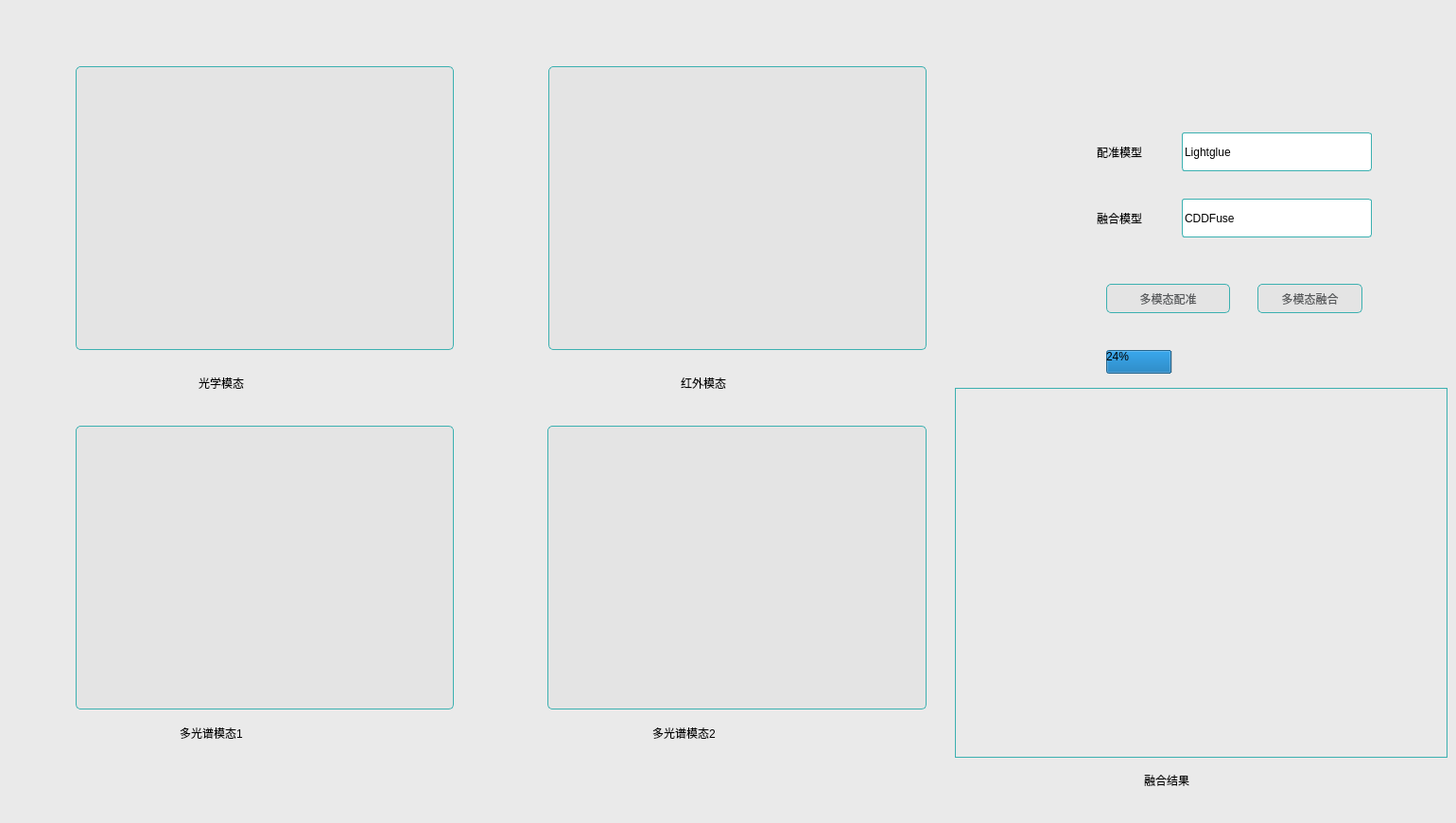
<?xml version="1.0" encoding="UTF-8"?>
<ui version="4.0">
 <class>subWindowClass</class>
 <widget class="QMainWindow" name="subWindowClass">
  <property name="geometry">
   <rect>
    <x>0</x>
    <y>0</y>
    <width>1540</width>
    <height>870</height>
   </rect>
  </property>
  <property name="windowTitle">
   <string>subWindow</string>
  </property>
  <property name="styleSheet">
   <string notr="true"/>
  </property>
  <widget class="QWidget" name="centralWidget">
   <property name="styleSheet">
    <string notr="true"/>
   </property>
   <widget class="QFrame" name="frame">
    <property name="geometry">
     <rect>
      <x>0</x>
      <y>0</y>
      <width>1541</width>
      <height>871</height>
     </rect>
    </property>
    <property name="styleSheet">
     <string notr="true">background-color:rgb(234, 234, 234);
border:none;
</string>
    </property>
    <property name="frameShape">
     <enum>QFrame::StyledPanel</enum>
    </property>
    <property name="frameShadow">
     <enum>QFrame::Raised</enum>
    </property>
    <widget class="QToolButton" name="toolButton">
     <property name="geometry">
      <rect>
       <x>80</x>
       <y>70</y>
       <width>400</width>
       <height>300</height>
      </rect>
     </property>
     <property name="styleSheet">
      <string notr="true">
.QToolButton{
border-style:none;
border:1px solid #B6B6B6;
color:#57595B;
padding:5px;
min-height:15px;
border-radius:5px;
background:qlineargradient(spread:pad,x1:0,y1:0,x2:0,y2:1,stop:0 #E4E4E4,stop:1 #E4E4E4);
border-width: 1px;border-style: solid;border-color:rgb(59, 176, 176);
image: url(:/icon_3axusv3ezyt/update.png);
;
}

.QToolButton:hover{
background:qlineargradient(spread:pad,x1:0,y1:0,x2:0,y2:1,stop:0 #9e9e9e,stop:1 #9e9e9e);
}

.QToolButton:pressed{
background:qlineargradient(spread:pad,x1:0,y1:0,x2:0,y2:1,stop:0 #E4E4E4,stop:1 #E4E4E4);
}
</string>
     </property>
     <property name="text">
      <string/>
     </property>
    </widget>
    <widget class="QToolButton" name="toolButton_2">
     <property name="geometry">
      <rect>
       <x>580</x>
       <y>70</y>
       <width>400</width>
       <height>300</height>
      </rect>
     </property>
     <property name="styleSheet">
      <string notr="true">
.QToolButton{
border-style:none;
border:1px solid #B6B6B6;
color:#57595B;
padding:5px;
min-height:15px;
border-radius:5px;
background:qlineargradient(spread:pad,x1:0,y1:0,x2:0,y2:1,stop:0 #E4E4E4,stop:1 #E4E4E4);
border-width: 1px;border-style: solid;border-color:rgb(59, 176, 176);
image: url(:/icon_3axusv3ezyt/update.png);
}

.QToolButton:hover{
background:qlineargradient(spread:pad,x1:0,y1:0,x2:0,y2:1,stop:0 #9e9e9e,stop:1 #9e9e9e);
}

.QToolButton:pressed{
background:qlineargradient(spread:pad,x1:0,y1:0,x2:0,y2:1,stop:0 #E4E4E4,stop:1 #E4E4E4);
}
</string>
     </property>
     <property name="text">
      <string/>
     </property>
    </widget>
    <widget class="QLabel" name="label_5">
     <property name="geometry">
      <rect>
       <x>1160</x>
       <y>150</y>
       <width>81</width>
       <height>21</height>
      </rect>
     </property>
     <property name="styleSheet">
      <string notr="true">font: 11pt &quot;楷体&quot;;</string>
     </property>
     <property name="text">
      <string>配准模型</string>
     </property>
    </widget>
    <widget class="QComboBox" name="lineMatch">
     <property name="geometry">
      <rect>
       <x>1250</x>
       <y>140</y>
       <width>201</width>
       <height>41</height>
      </rect>
     </property>
     <property name="styleSheet">
      <string notr="true">QComboBox::down-arrow,QDateEdit[calendarPopup=&quot;true&quot;]::down-arrow,QTimeEdit[calendarPopup=&quot;true&quot;]::down-arrow,QDateTimeEdit[calendarPopup=&quot;true&quot;]::down-arrow{
image:url(:/qss/flatwhite/add_bottom.png);
width:10px;
height:10px;
right:2px;
font: 12pt &quot;楷体&quot;;
border-color: rgb(59, 176, 176);
}
QLineEdit,QTextEdit,QPlainTextEdit,QSpinBox,QDoubleSpinBox,QComboBox,QDateEdit,QTimeEdit,QDateTimeEdit{
border:1px solid #B6B6B6;
border-radius:3px;
padding:2px;
background:none;
selection-background-color:#FFFFFF;
selection-color:#00BB9E;
	border-color: rgb(59, 176, 176);
}

QComboBox::drop-down,QDateEdit::drop-down,QTimeEdit::drop-down,QDateTimeEdit::drop-down{
subcontrol-origin:padding;
subcontrol-position:top right;
width:15px;
border-left-width:0px;
border-left-style:solid;
border-top-right-radius:3px;
border-bottom-right-radius:3px;
border-left-color:#B6B6B6;
font: 12pt &quot;楷体&quot;;
}

QComboBox::drop-down:on{
top:1px;
font: 12pt &quot;楷体&quot;;
}</string>
     </property>
     <item>
      <property name="text">
       <string>Lightglue</string>
      </property>
     </item>
    </widget>
    <widget class="QLabel" name="label_6">
     <property name="geometry">
      <rect>
       <x>1160</x>
       <y>220</y>
       <width>71</width>
       <height>21</height>
      </rect>
     </property>
     <property name="styleSheet">
      <string notr="true">font: 11pt &quot;楷体&quot;;</string>
     </property>
     <property name="text">
      <string>融合模型</string>
     </property>
    </widget>
    <widget class="QComboBox" name="lineFuse">
     <property name="geometry">
      <rect>
       <x>1250</x>
       <y>210</y>
       <width>201</width>
       <height>41</height>
      </rect>
     </property>
     <property name="styleSheet">
      <string notr="true">QComboBox::down-arrow,QDateEdit[calendarPopup=&quot;true&quot;]::down-arrow,QTimeEdit[calendarPopup=&quot;true&quot;]::down-arrow,QDateTimeEdit[calendarPopup=&quot;true&quot;]::down-arrow{
image:url(:/qss/flatwhite/add_bottom.png);
width:10px;
height:10px;
right:2px;
font: 12pt &quot;楷体&quot;;
border-color: rgb(59, 176, 176);
}
QLineEdit,QTextEdit,QPlainTextEdit,QSpinBox,QDoubleSpinBox,QComboBox,QDateEdit,QTimeEdit,QDateTimeEdit{
border:1px solid #B6B6B6;
border-radius:3px;
padding:2px;
background:none;
selection-background-color:#00BB9E;
selection-color:#FFFFFF;
	border-color: rgb(59, 176, 176);
}

QComboBox::drop-down,QDateEdit::drop-down,QTimeEdit::drop-down,QDateTimeEdit::drop-down{
subcontrol-origin:padding;
subcontrol-position:top right;
width:15px;
border-left-width:0px;
border-left-style:solid;
border-top-right-radius:3px;
border-bottom-right-radius:3px;
border-left-color:#B6B6B6;
font: 12pt &quot;楷体&quot;;
}

QComboBox::drop-down:on{
top:1px;
font: 12pt &quot;楷体&quot;;
}</string>
     </property>
     <item>
      <property name="text">
       <string>CDDFuse</string>
      </property>
     </item>
     <item>
      <property name="text">
       <string>DenseFuse</string>
      </property>
     </item>
    </widget>
    <widget class="QPushButton" name="buttonMatch">
     <property name="geometry">
      <rect>
       <x>1170</x>
       <y>300</y>
       <width>131</width>
       <height>31</height>
      </rect>
     </property>
     <property name="styleSheet">
      <string notr="true">
.QPushButton,.QToolButton{
border-style:none;
border:1px solid #B6B6B6;
color:#57595B;
padding:5px;
min-height:15px;
border-radius:5px;
background:qlineargradient(spread:pad,x1:0,y1:0,x2:0,y2:1,stop:0 #E4E4E4,stop:1 #E4E4E4);
border-width: 1px;border-style: solid;border-color:rgb(59, 176, 176);
font: 10pt &quot;楷体&quot;;
}

.QPushButton:hover,.QToolButton:hover{
background:qlineargradient(spread:pad,x1:0,y1:0,x2:0,y2:1,stop:0 #F6F6F6,stop:1 #F6F6F6);
}

.QPushButton:pressed,.QToolButton:pressed{
background:qlineargradient(spread:pad,x1:0,y1:0,x2:0,y2:1,stop:0 #E4E4E4,stop:1 #E4E4E4);
}

.QToolButton::menu-indicator{
image:None;
}

QToolButton#btnMenu,QPushButton#btnMenu_Min,QPushButton#btnMenu_Max,QPushButton#btnMenu_Close{
border-radius:3px;
color:#57595B;
padding:3px;
margin:0px;
background:none;
border-style:none;
}

QToolButton#btnMenu:hover,QPushButton#btnMenu_Min:hover,QPushButton#btnMenu_Max:hover{
color:#FFFFFF;
margin:1px 1px 2px 1px;
background-color:rgba(51,127,209,230);
}

QPushButton#btnMenu_Close:hover{
color:#FFFFFF;
margin:1px 1px 2px 1px;
background-color:rgba(238,0,0,128);
}
</string>
     </property>
     <property name="text">
      <string>多模态配准</string>
     </property>
    </widget>
    <widget class="QPushButton" name="buttonFuse">
     <property name="geometry">
      <rect>
       <x>1330</x>
       <y>300</y>
       <width>111</width>
       <height>31</height>
      </rect>
     </property>
     <property name="styleSheet">
      <string notr="true">
.QPushButton,.QToolButton{
border-style:none;
border:1px solid #B6B6B6;
color:#57595B;
padding:5px;
min-height:15px;
border-radius:5px;
background:qlineargradient(spread:pad,x1:0,y1:0,x2:0,y2:1,stop:0 #E4E4E4,stop:1 #E4E4E4);
border-width: 1px;border-style: solid;border-color:rgb(59, 176, 176);
font: 10pt &quot;楷体&quot;;
}

.QPushButton:hover,.QToolButton:hover{
background:qlineargradient(spread:pad,x1:0,y1:0,x2:0,y2:1,stop:0 #F6F6F6,stop:1 #F6F6F6);
}

.QPushButton:pressed,.QToolButton:pressed{
background:qlineargradient(spread:pad,x1:0,y1:0,x2:0,y2:1,stop:0 #E4E4E4,stop:1 #E4E4E4);
}

.QToolButton::menu-indicator{
image:None;
}

QToolButton#btnMenu,QPushButton#btnMenu_Min,QPushButton#btnMenu_Max,QPushButton#btnMenu_Close{
border-radius:3px;
color:#57595B;
padding:3px;
margin:0px;
background:none;
border-style:none;
}

QToolButton#btnMenu:hover,QPushButton#btnMenu_Min:hover,QPushButton#btnMenu_Max:hover{
color:#FFFFFF;
margin:1px 1px 2px 1px;
background-color:rgba(51,127,209,230);
}

QPushButton#btnMenu_Close:hover{
color:#FFFFFF;
margin:1px 1px 2px 1px;
background-color:rgba(238,0,0,128);
}
</string>
     </property>
     <property name="text">
      <string>多模态融合</string>
     </property>
    </widget>
    <widget class="QProgressBar" name="progressBar">
     <property name="geometry">
      <rect>
       <x>1170</x>
       <y>370</y>
       <width>291</width>
       <height>25</height>
      </rect>
     </property>
     <property name="styleSheet">
      <string notr="true">QProgressBar{text-align:center;background-color:#DDDDDD;border: 1px solid #ff0000;}
QProgressBar::chunk{background-color:#05B8CC;}&quot;);

QProgressBar{text-align:center;background-color:#DDDDDD;border: 0px solid #DDDDDD;border-radius:5px;}
QProgressBar::chunk{background-color:#05B8CC; border-radius: 5px;}
 
QProgressBar{text-align:center;background-color:#DDDDDD;border: 0px solid #DDDDDD;border-radius:5px;}
QProgressBar::chunk{background-color:#05B8CC;border-radius:5px; width:8px;margin:0.5px;}&quot;);
 
QProgressBar{height:22px; text-align:center; font-size:14px; color:white; border-radius:11px; background:#1D5573;}
QProgressBar::chunk{border-radius:11px;background:qlineargradient(spread:pad,x1:0,y1:0,x2:1,y2:0,stop:0 #99ffff,stop:1 #9900ff);}&quot;);
</string>
     </property>
     <property name="value">
      <number>24</number>
     </property>
    </widget>
    <widget class="QLabel" name="label">
     <property name="geometry">
      <rect>
       <x>210</x>
       <y>390</y>
       <width>120</width>
       <height>30</height>
      </rect>
     </property>
     <property name="styleSheet">
      <string notr="true">font: 18pt &quot;楷体&quot;;</string>
     </property>
     <property name="text">
      <string>光学模态</string>
     </property>
    </widget>
    <widget class="QLabel" name="label_2">
     <property name="geometry">
      <rect>
       <x>720</x>
       <y>390</y>
       <width>120</width>
       <height>30</height>
      </rect>
     </property>
     <property name="styleSheet">
      <string notr="true">font: 18pt &quot;楷体&quot;;</string>
     </property>
     <property name="text">
      <string>红外模态</string>
     </property>
    </widget>
    <widget class="QLabel" name="label_result">
     <property name="geometry">
      <rect>
       <x>1010</x>
       <y>410</y>
       <width>521</width>
       <height>391</height>
      </rect>
     </property>
     <property name="styleSheet">
      <string notr="true">border-width: 1px;border-style: solid;border-color:rgb(59, 176, 176);</string>
     </property>
     <property name="text">
      <string/>
     </property>
    </widget>
    <widget class="QToolButton" name="toolButton_3">
     <property name="geometry">
      <rect>
       <x>80</x>
       <y>450</y>
       <width>400</width>
       <height>300</height>
      </rect>
     </property>
     <property name="styleSheet">
      <string notr="true">
.QToolButton{
border-style:none;
border:1px solid #B6B6B6;
color:#57595B;
padding:5px;
min-height:15px;
border-radius:5px;
background:qlineargradient(spread:pad,x1:0,y1:0,x2:0,y2:1,stop:0 #E4E4E4,stop:1 #E4E4E4);
border-width: 1px;border-style: solid;border-color:rgb(59, 176, 176);
image: url(:/icon_3axusv3ezyt/update.png);
}

.QToolButton:hover{
background:qlineargradient(spread:pad,x1:0,y1:0,x2:0,y2:1,stop:0 #9e9e9e,stop:1 #9e9e9e);
}

.QToolButton:pressed{
background:qlineargradient(spread:pad,x1:0,y1:0,x2:0,y2:1,stop:0 #E4E4E4,stop:1 #E4E4E4);
}
</string>
     </property>
     <property name="text">
      <string/>
     </property>
    </widget>
    <widget class="QToolButton" name="toolButton_4">
     <property name="geometry">
      <rect>
       <x>579</x>
       <y>450</y>
       <width>401</width>
       <height>300</height>
      </rect>
     </property>
     <property name="styleSheet">
      <string notr="true">
.QToolButton{
border-style:none;
border:1px solid #B6B6B6;
color:#57595B;
padding:5px;
min-height:15px;
border-radius:5px;
background:qlineargradient(spread:pad,x1:0,y1:0,x2:0,y2:1,stop:0 #E4E4E4,stop:1 #E4E4E4);
border-width: 1px;border-style: solid;border-color:rgb(59, 176, 176);
image: url(:/icon_3axusv3ezyt/update.png);
}

.QToolButton:hover{
background:qlineargradient(spread:pad,x1:0,y1:0,x2:0,y2:1,stop:0 #9e9e9e,stop:1 #9e9e9e);
}

.QToolButton:pressed{
background:qlineargradient(spread:pad,x1:0,y1:0,x2:0,y2:1,stop:0 #E4E4E4,stop:1 #E4E4E4);
}
</string>
     </property>
     <property name="text">
      <string/>
     </property>
    </widget>
    <widget class="QLabel" name="label_3">
     <property name="geometry">
      <rect>
       <x>190</x>
       <y>760</y>
       <width>165</width>
       <height>30</height>
      </rect>
     </property>
     <property name="styleSheet">
      <string notr="true">font: 18pt &quot;楷体&quot;;</string>
     </property>
     <property name="text">
      <string>多光谱模态1</string>
     </property>
    </widget>
    <widget class="QLabel" name="label_4">
     <property name="geometry">
      <rect>
       <x>690</x>
       <y>760</y>
       <width>165</width>
       <height>30</height>
      </rect>
     </property>
     <property name="styleSheet">
      <string notr="true">font: 18pt &quot;楷体&quot;;</string>
     </property>
     <property name="text">
      <string>多光谱模态2</string>
     </property>
    </widget>
    <widget class="QLabel" name="label_13">
     <property name="geometry">
      <rect>
       <x>1210</x>
       <y>810</y>
       <width>120</width>
       <height>30</height>
      </rect>
     </property>
     <property name="styleSheet">
      <string notr="true">font: 18pt &quot;楷体&quot;;</string>
     </property>
     <property name="text">
      <string>融合结果</string>
     </property>
    </widget>
   </widget>
  </widget>
 </widget>
 <layoutdefault spacing="6" margin="11"/>
 <resources>
  <include location="earth_map_demo.qrc"/>
 </resources>
 <connections/>
</ui>
